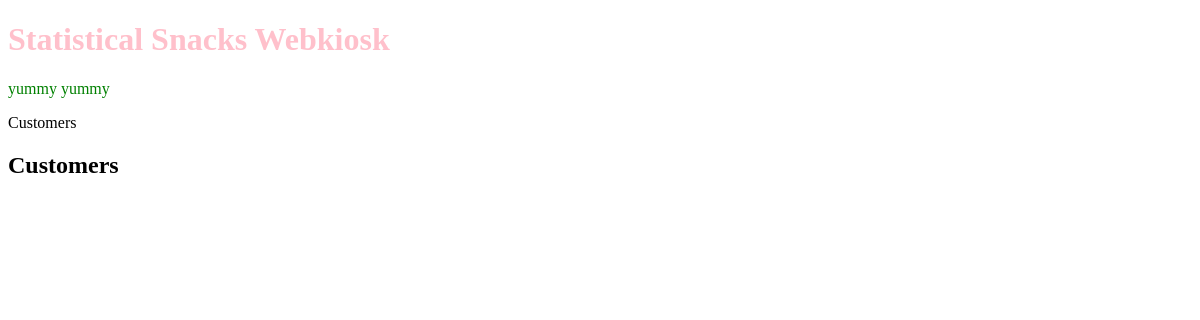
The app's page /webkiosk/customers/, older data.
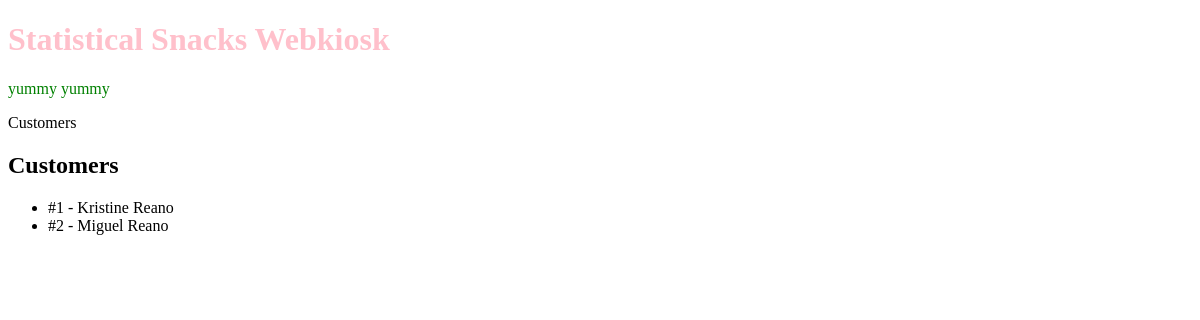
The same page, newer data.
### webkiosk/models.py (models this page shows, shortened)
class Customer(models.Model):
    firstname = models.CharField(max_length=20)
    lastname = models.CharField(max_length=20)
    date_joined = models.DateTimeField(auto_now_add=True)

### webkiosk/views.py (the view)
# urls.py: path('customers/', views.listcustomers, name='customer-list')
def listcustomers(request):
    customerlist = Customer.objects.all()
    context = {'customerlist': customerlist}
    return render(request, "webkiosk/customer_list.html", context)

### webkiosk/templates/webkiosk/customer_list.html
{% extends 'webkiosk/base_template.html' %}
{% block pagetitle %}Customers{% endblock %}
{% block maincontent %}
<h2>Customers</h2>
<ul>
    {% for customer in customerlist %}
        <li>#{{customer.id}} - {{ customer.firstname}} {{customer.lastname}}</li>
    {% endfor %}
</ul>
{% endblock %}

### webkiosk/templates/webkiosk/base_template.html (shortened to what this page needs)
<!DOCTYPE html>
<html>
        {% load static %}
        <link rel="stylesheet" href="{% static 'styles.css'%}">
    <body>
        <h1>Statistical Snacks Webkiosk</h1>
        <p>yummy yummy</p>
        {% block pagetitle %}
        {% endblock %}
        {% block maincontent %}
        {% endblock %}
    </body>
</html>

### webkiosk/static/styles.css (style rules this page uses)
h1 { color: pink; }
p { color: green; }

Row changes from the older to the newer data that the page shows:
added Customer: id "1", firstname "Kristine", lastname "Reano"
added Customer: id "2", firstname "Miguel", lastname "Reano"
